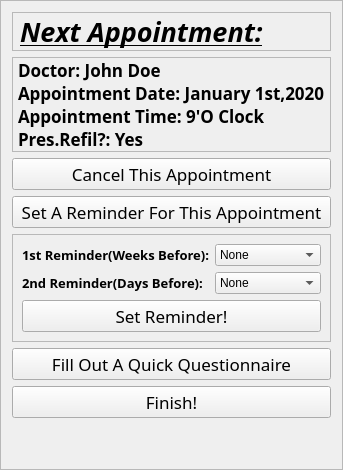
         <widget class="QFrame" name="studentPostBookingFrame">
          <property name="sizePolicy">
           <sizepolicy hsizetype="Fixed" vsizetype="Preferred">
            <horstretch>0</horstretch>
            <verstretch>0</verstretch>
           </sizepolicy>
          </property>
          <property name="minimumSize">
           <size>
            <width>330</width>
            <height>0</height>
           </size>
          </property>
          <property name="frameShape">
           <enum>QFrame::StyledPanel</enum>
          </property>
          <property name="frameShadow">
           <enum>QFrame::Sunken</enum>
          </property>
          <layout class="QVBoxLayout" name="verticalLayout_7">
           <item>
            <widget class="QLabel" name="label_44">
             <property name="sizePolicy">
              <sizepolicy hsizetype="Preferred" vsizetype="Minimum">
               <horstretch>0</horstretch>
               <verstretch>0</verstretch>
              </sizepolicy>
             </property>
             <property name="font">
              <font>
               <family>Ink Free</family>
               <pointsize>20</pointsize>
               <weight>75</weight>
               <italic>true</italic>
               <bold>true</bold>
               <underline>true</underline>
              </font>
             </property>
             <property name="frameShape">
              <enum>QFrame::StyledPanel</enum>
             </property>
             <property name="frameShadow">
              <enum>QFrame::Sunken</enum>
             </property>
             <property name="text">
              <string>Next Appointment:</string>
             </property>
            </widget>
           </item>
           <item>
            <widget class="QLabel" name="studentPostBookingAppointmentDescription">
             <property name="font">
              <font>
               <family>Ink Free</family>
               <pointsize>13</pointsize>
               <weight>75</weight>
               <bold>true</bold>
              </font>
             </property>
             <property name="frameShape">
              <enum>QFrame::StyledPanel</enum>
             </property>
             <property name="frameShadow">
              <enum>QFrame::Sunken</enum>
             </property>
             <property name="text">
              <string>Doctor: John Doe
Appointment Date: January 1st,2020
Appointment Time: 9'O Clock
Pres.Refil?: Yes</string>
             </property>
            </widget>
           </item>
           <item>
            <widget class="QPushButton" name="studentCancelAppointment">
             <property name="font">
              <font>
               <family>Impact</family>
               <pointsize>13</pointsize>
              </font>
             </property>
             <property name="text">
              <string>Cancel This Appointment</string>
             </property>
            </widget>
           </item>
           <item>
            <widget class="QPushButton" name="studentAppointmentReminderButton">
             <property name="font">
              <font>
               <family>Impact</family>
               <pointsize>13</pointsize>
              </font>
             </property>
             <property name="text">
              <string>Set A Reminder For This Appointment</string>
             </property>
            </widget>
           </item>
           <item>
            <widget class="QFrame" name="studentReminderFrame">
             <property name="frameShape">
              <enum>QFrame::StyledPanel</enum>
             </property>
             <property name="frameShadow">
              <enum>QFrame::Sunken</enum>
             </property>
             <layout class="QFormLayout" name="formLayout_9">
              <item row="0" column="0">
               <widget class="QLabel" name="label_46">
                <property name="font">
                 <font>
                  <family>MV Boli</family>
                  <pointsize>10</pointsize>
                  <weight>75</weight>
                  <bold>true</bold>
                 </font>
                </property>
                <property name="text">
                 <string>1st Reminder(Weeks Before):</string>
                </property>
               </widget>
              </item>
              <item row="0" column="1">
               <widget class="QComboBox" name="studentReminderWeeksBefore">
                <item>
                 <property name="text">
                  <string>None</string>
                 </property>
                </item>
                <item>
                 <property name="text">
                  <string>1</string>
                 </property>
                </item>
                <item>
                 <property name="text">
                  <string>2</string>
                 </property>
                </item>
                <item>
                 <property name="text">
                  <string>3</string>
                 </property>
                </item>
                <item>
                 <property name="text">
                  <string>4</string>
                 </property>
                </item>
               </widget>
              </item>
              <item row="1" column="0">
               <widget class="QLabel" name="label_47">
                <property name="font">
                 <font>
                  <family>MV Boli</family>
                  <pointsize>10</pointsize>
                  <weight>75</weight>
                  <bold>true</bold>
                 </font>
                </property>
                <property name="text">
                 <string>2nd Reminder(Days Before):</string>
                </property>
               </widget>
              </item>
              <item row="1" column="1">
               <widget class="QComboBox" name="studentReminderDaysBefore">
                <item>
                 <property name="text">
                  <string>None</string>
                 </property>
                </item>
                <item>
                 <property name="text">
                  <string>1</string>
                 </property>
                </item>
                <item>
                 <property name="text">
                  <string>2</string>
                 </property>
                </item>
                <item>
                 <property name="text">
                  <string>3</string>
                 </property>
                </item>
                <item>
                 <property name="text">
                  <string>4</string>
                 </property>
                </item>
                <item>
                 <property name="text">
                  <string>5</string>
                 </property>
                </item>
                <item>
                 <property name="text">
                  <string>6</string>
                 </property>
                </item>
               </widget>
              </item>
              <item row="2" column="0" colspan="2">
               <widget class="QPushButton" name="studentSetReminder">
                <property name="font">
                 <font>
                  <family>Impact</family>
                  <pointsize>13</pointsize>
                 </font>
                </property>
                <property name="text">
                 <string>Set Reminder!</string>
                </property>
               </widget>
              </item>
             </layout>
            </widget>
           </item>
           <item>
            <widget class="QPushButton" name="studentOptionalQuestionnaireButton">
             <property name="font">
              <font>
               <family>Impact</family>
               <pointsize>13</pointsize>
              </font>
             </property>
             <property name="text">
              <string>Fill Out A Quick Questionnaire</string>
             </property>
            </widget>
           </item>
           <item>
            <widget class="QPushButton" name="studentPostBookingFinish">
             <property name="font">
              <font>
               <family>Impact</family>
               <pointsize>13</pointsize>
              </font>
             </property>
             <property name="text">
              <string>Finish!</string>
             </property>
            </widget>
           </item>
           <item>
            <spacer name="verticalSpacer_4">
             <property name="orientation">
              <enum>Qt::Vertical</enum>
             </property>
             <property name="sizeHint" stdset="0">
              <size>
               <width>20</width>
               <height>40</height>
              </size>
             </property>
            </spacer>
           </item>
          </layout>
         </widget>
